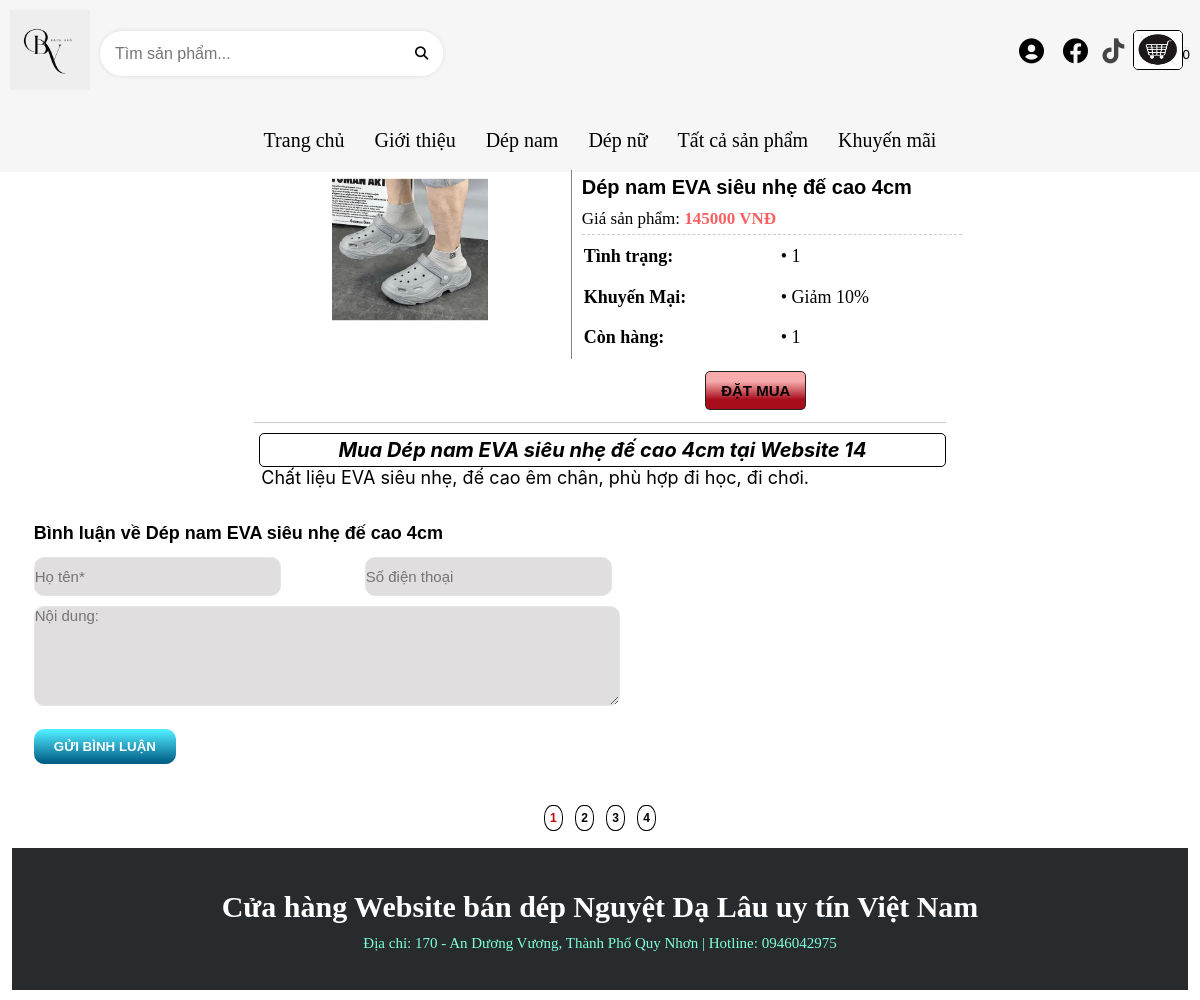
/index.php?page_layout=chitietsp&id_sp=82, run on the app's committed database.
### tables this page shows
CREATE TABLE IF NOT EXISTS `sanpham` (
  `id_sp` int(11) UNSIGNED NOT NULL AUTO_INCREMENT,
  `id_dm` int(11) UNSIGNED NOT NULL,
  `ten_sp` varchar(255) NOT NULL,
  `anh_sp` varchar(255) NOT NULL,
  `gia_sp` varchar(255) NOT NULL,
  `tinh_trang` varchar(255) NOT NULL,
  `khuyen_mai` varchar(255) NOT NULL,
  `trang_thai` varchar(255) NOT NULL,
  `dac_biet` int(1) NOT NULL,
  `chi_tiet_sp` longtext NOT NULL,
  PRIMARY KEY (`id_sp`)
);

### chucnang/sanpham/chitietsp.php (the view, shortened to what this page needs)
<div class="prd-block">
    <div class="prd-only">
        <div class="img-and-info">
            <?php
            if (isset($_GET['id_sp'])) {
                $id_sp = $_GET['id_sp'];
                $sql = "SELECT * FROM sanpham WHERE id_sp = $id_sp";
                $query = mysqli_query($conn, $sql);
                $row = mysqli_fetch_array($query);
                if ($row) {
            ?>
                    <div class="prd-img">
                        <img width="50%" src="quantri/anh/<?php echo $row['anh_sp'] ?>" />
                    </div>
                    <div class="prd-intro">
                        <div class="info-prd">
                            <h3><?php echo $row['ten_sp'] ?></h3>
                            <p>Giá sản phẩm: <span><?php echo $row['gia_sp'] ?> VNĐ</span></p>
                            <table>
                                <tr>
                                    <td><span>Tình trạng:</span></td>
                                    <td>• <?php echo $row['tinh_trang'] ?></td>
                                </tr>
                                <tr>
                                    <td><span>Khuyến Mại:</span></td>
                                    <td>• <?php echo $row['khuyen_mai'] ?></td>
                                </tr>
                                <tr>
                                    <td><span>Còn hàng:</span></td>
                                    <td>• <?php echo $row['trang_thai'] ?></td>
                                </tr>
                            </table>
                        </div>
                        <div class="buy-button" title="Mua ngay">
                            <p class="add-cart"><a href="chucnang/giohang/themhang.php?id_sp=<?php echo $row['id_sp']; ?>" class="buy-now"><span>ĐẶT MUA</span></a></p>
                        </div>
                    </div>
            <?php
                } else {
                    echo "<p>Sản phẩm không tồn tại.</p>";
                }
            } else {
                echo "<p>Không có sản phẩm nào được chọn.</p>";
            }
            ?>
        </div>
    </div>
    <?php if (isset($row)) {
    ?>
        <div class="container-detail">
            <div class="prd-details">
                <h2 class="adv"> Mua <?php echo $row['ten_sp'] ?> tại Website 14</h2>
                <p><?php echo $row['chi_tiet_sp']; ?></p>
            </div>
        </div>
        <div class="container-comment">
            <div class="prd-comment">
                <h3>Bình luận về <?php echo $row['ten_sp'] ?></h3>
                <form method="post">
                    <ul>
                        <div class="information-comment-user">
                            <li title="Vui lòng điền họ tên" class="required infor"><input required type="text" name="ten" placeholder="Họ tên*" /></li>
                            <li title="Điền số điện thoại" class="required infor"><input required type="text" name="dien_thoai" placeholder="Số điện thoại" /></li>
                        </div>
                        <li class="required"><textarea required title="Bình luận ở đây" name="binh_luan" placeholder="Nội dung:"></textarea></li>
                        <li><input title="Bình luận ngay" class="comment-button" type="submit" name="submit" value="GỬI BÌNH LUẬN" /></li>
                    </ul>
                </form>
            </div>
        </div>
        <div class="com-pagination"><span>1</span> <a href="#">2</a> <a href="#">3</a> <a href="#">4</a></div>
    <?php } ?>
</div>

### css/trangchu.css (style rules this page uses)
* { padding: 0; margin: 0; box-sizing: border-box; }
body { font-size: 16px; background-color: #e4e9f7; line-height: 1.6; }
.prd-block { width: 98%; margin: 0 auto; }
.prd-block h2 { padding: 5px; color: #23a534; border-radius: 5px; text-align: center; font-weight: bold; font-style: oblique; font-size: 30px; }
.prd-only { width: 720px; height: auto; margin-right: 20px; }
.container-comment .information-comment-user { display: flex; }
.information-comment-user li { list-style: none; }
.container-comment input { padding: 5px; border-radius: 8px; margin: 5px 35px 5px 5px; }

### css/chitietsp.css (style rules this page uses)
.prd-only { width: 60%; height: 230px; margin: 0 auto; }
.prd-only .img-and-info { width: 100%; height: auto; display: flex; }
.prd-img { float: left; width: 340px; height: auto; text-align: center; }
.prd-intro { float: right; width: 380px; height: auto; }
.prd-intro .info-prd { width: 100%; height: auto; margin-left: 5px; border-left: 1px solid rgb(131, 131, 131); padding-left: 10px; }
.prd-intro .info-prd h3 { width: 420px; height: 35px; line-height: 35px; font-family: Verdana, Geneve, sans-serif; font-size: 20px; font-weight: bold; color: #000; margin-top: -2px; }
.prd-intro .info-prd p { width: 380px; height: auto; font-size: 17px; border-bottom: 1px dashed #ccc; padding-bottom: 2px; }
.prd-intro .info-prd p span { font-weight: bold; color: #f86161; }
.prd-intro .info-prd table { width: 100%; height: auto; margin-bottom: 20px; font-size: 18px; }
.prd-intro .info-prd table tr td { height: auto; padding: 5px 0px; }
.prd-intro .info-prd table tr td span { font-weight: bold; }
.prd-intro .buy-button { width: 100%; height: auto; }
.prd-intro .buy-now { width: 100%; height: auto; background: transparent linear-gradient(180deg, #f7abab 25%, #a70c1b 75%) 0% 0% no-repeat; padding: 10px 15px; border: 1px solid rgb(37, 37, 37); border-radius: 5px; }
.prd-intro p.add-cart { width: 100%; height: auto; font-family: Verdana, Geneva, sans-serif; font-size: 15px; font-weight: bold; text-transform: uppercase; border: none; text-align: center; }
.prd-intro p.add-cart .buy-now { text-decoration: none; color: black; }
.container-detail { width: 60%; height: auto; margin: 0 auto; }
.container-detail .prd-details { font-family: -apple-system, BlinkMacSystemFont, "Segoe UI"; font-size: 17px; clear: both; width: 100%; height: auto; line-height: 22px; border-top: 1px solid #ccc; margin: 20px 0px; padding: 10px 0px; color: #000; }
.container-detail .prd-details .adv { background: none; color: #000; font-size: 20px; text-transform: none; }
.container-detail .prd-details p { margin: 0 7px; font-size: 18px; }
.container-comment { width: 100%; height: auto; }
.prd-comment { width: 60%; height: auto; margin: 20px 0px; }
.prd-comment .information-comment-user { display: flex; }
.prd-comment .required { margin: 0 30px 0 10px; }
.prd-comment .information-comment-user .infor input { width: 85%; height: auto; margin: 0 50px 0 0; padding: 10px 40px 10px 0; font-size: 15px; background: #e0dede; border: 1px solid #e5e5e5; border-radius: 10px; }
.prd-comment h3 { font-family: Verdana, Geneva, sans-serif; font-size: 18px; font-weight: bold; color: #000; margin: 0 0 10px 10px; }
.prd-comment li { list-style: none; padding-bottom: 10px; }
.prd-comment .required textarea { font-family: Verdana, Geneva, sans-serif; font-size: 15px; color: #0a0a0a; width: 90%; height: 100px; margin: 0 50px 0 0; background: #e0dede; border: 1px solid #e5e5e5; border-radius: 10px; }
.container-comment .prd-comment .comment-button { background: transparent linear-gradient(180deg, #50ebff 5%, #015f87 95%) 0% 0% no-repeat padding-box; margin-left: 10px; padding: 10px 20px; border: #e5e5e5; border-radius: 10px; color: white; font-weight: bold; cursor: pointer; }
.com-pagination { width: 100%; height: auto; font-family: Verdana, Geneva, sans-serif; font-size: 12px; font-weight: bold; text-align: center; word-spacing: 5px; padding: 10px 0; }
.com-pagination a { color: #000; text-decoration: none; }
.com-pagination span { color: #c40000; }
.com-pagination span, .com-pagination a { margin: 2px 2px; padding: 5px 5px; border: 1px solid black; border-radius: 45%; }

### css/khuyenmai.css (style rules this page uses)
.prd-block h2 { margin-left: 5px; border: 1px solid black; border-radius: 5px; background-color: rgb(223, 166, 92); padding: 5px; color: rgb(23, 97, 194); }

### chucnang/timkiem/timkiem.php (style rules this page uses)
* { box-sizing: border-box; border: 1pt; border-color: black; }
body { display: flex; }

### data on the page
sanpham: anh_sp (picture), ten_sp "Dép nam EVA siêu nhẹ đế cao 4cm", gia_sp "145000", tinh_trang "1", khuyen_mai "Giảm 10%", trang_thai "1", chi_tiet_sp "Chất liệu EVA siêu nhẹ, đế cao êm chân, phù hợp đi học, đi chơi."
